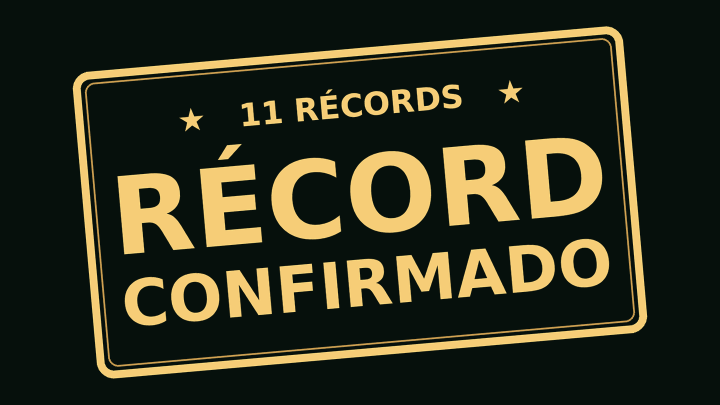
#> input picture assets/sello-horizontal.png, 1440 x 810 px (shown at 1/2 size)
$ python -i fondo.py   (imports and definitions only)
#> lines starting #> are read from the running program, lines starting #| are printed output that depends on the picture
#> further down, picture is the input picture: shape (810, 1440, 3); mean B, G, R 30.5, 49, 47.9
"""
Eliminación automática de fondo, 100 % local.

Usa `rembg` (modelos ONNX) cuando está instalado y el modelo existe; el modelo se
descarga una sola vez y después funciona sin internet. Si no está disponible, usa
GrabCut de OpenCV como alternativa (resultado más básico) e informa del aviso.
"""
import hashlib
import json
import os
from pathlib import Path

import cv2
import numpy as np

from .ajustes import carpeta_datos

MODELOS = ("u2net", "isnet-general-use", "silueta", "u2netp")


# [33 lines left out: functions carpeta_modelos, _rembg, estado, descargar_modelo, not called in this run]


def _grabcut(bgr):
    h, w = bgr.shape[:2]
#> h = 810; w = 1440
    esc = 640.0 / max(h, w) if max(h, w) > 640 else 1.0
#> esc = 0.444
    chico = cv2.resize(bgr, (int(w * esc), int(h * esc)), interpolation=cv2.INTER_AREA)
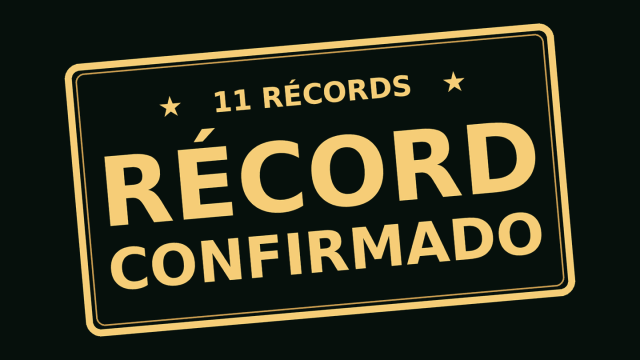
#> chico: shape (360, 640, 3); mean B, G, R 30.5, 49, 47.9
    hh, ww = chico.shape[:2]
#> hh = 360; ww = 640
    mask = np.zeros((hh, ww), np.uint8)
    rect = (int(ww * 0.06), int(hh * 0.04), int(ww * 0.88), int(hh * 0.92))
#> rect = (38, 14, 563, 331)
    bg, fg = np.zeros((1, 65), np.float64), np.zeros((1, 65), np.float64)
    cv2.grabCut(chico, mask, rect, bg, fg, 5, cv2.GC_INIT_WITH_RECT)
    a = np.where((mask == cv2.GC_FGD) | (mask == cv2.GC_PR_FGD), 255, 0).astype(np.uint8)
    a = cv2.GaussianBlur(a, (0, 0), 1.5)
    return cv2.resize(a, (w, h), interpolation=cv2.INTER_LINEAR).astype(np.float32) / 255.0


# [63 lines left out: functions quitar_fondo, obtener_alpha, not called in this run]

>>> import cv2
>>> picture = cv2.imread('../../assets/sello-horizontal.png')
>>> result = _grabcut(picture)
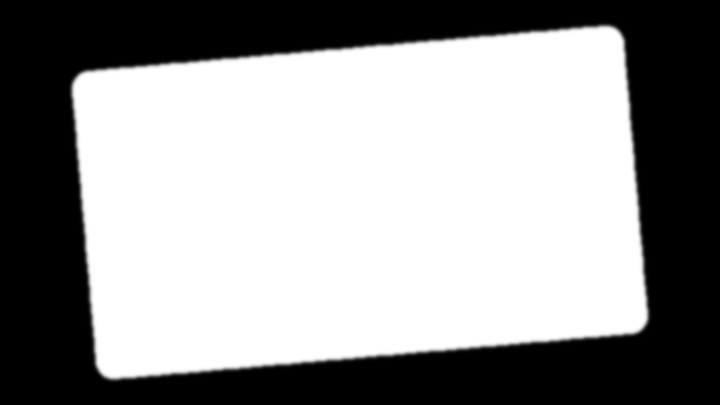
#> result: shape (810, 1440) float32 (shown at 1/2 size); min 0, max 1, mean 0.587
